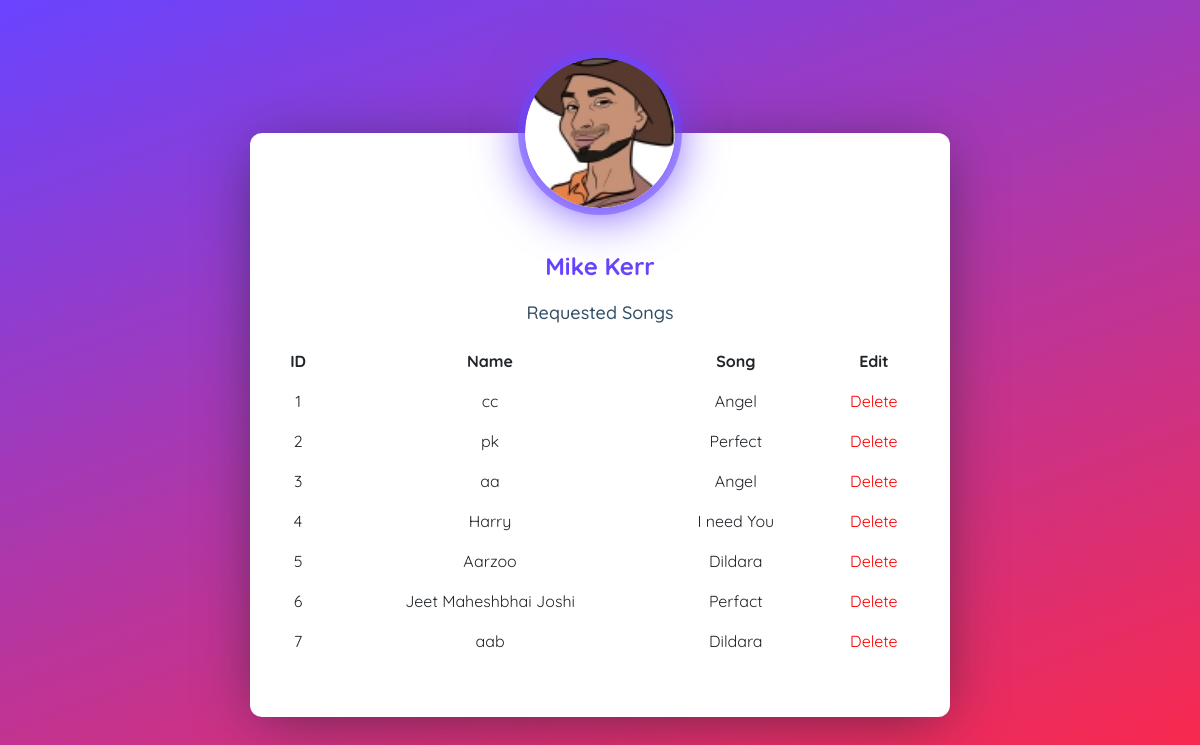
/tasks/, run on the app's committed database.
### tasks/models.py (models this page shows, shortened)
class User_Request(models.Model):
    name = models.CharField(verbose_name="Name", max_length=500)
    contact = models.IntegerField(verbose_name="Phone", unique=True, primary_key=True)
    song = models.CharField(verbose_name="Song", max_length=100, choices=Songs.choices)

### tasks/views.py (the view)
# urls.py: path('', views.TaskListView.as_view(), name='task_list'),
class TaskListView(ListView):
    model = User_Request
    context_object_name = 'tasks'

### tasks/templates/tasks/user_request_list.html (shortened to what this page needs)
{% load static %}
<!DOCTYPE html>
<html lang="en">
<head>
  <link rel="stylesheet" href="https://cdnjs.cloudflare.com/ajax/libs/normalize/5.0.0/normalize.min.css">
  <link href="https://cdn.jsdelivr.net/npm/bootstrap@5.3.0/dist/css/bootstrap.min.css" rel="stylesheet">
<link rel="stylesheet" href="{% static 'style.css' %}">
</head>
<body>
<div class="wrapper">
  <div class="profile-card js-profile-card">
    <div class="profile-card__img">
      <img src="{% static 'Mike.jpeg' %}" alt="profile card">
    </div>
    <div class="profile-card__cnt js-profile-cnt">
      <div class="profile-card__name">Mike Kerr</div>
      <div class="profile-card__txt">Requested Songs </div>
      <table class="table table-borderless">
        <tr>
            <th>ID</th>
            <th>Name</th>
            <th>Song</th>
            <th>Edit</th>
        </tr>
        <tr>{% for task in tasks %}
            <td>{{ forloop.counter }}</td>
            <td>{{ task.name }}</td>
            <td>{{ task.song }}</td>
            <td><a class="delete" href="{% url 'tasks:task_delete' task.contact %}">Delete</a></td>
        </tr>
        {% endfor %}
      </table>
  </div>
</div>
</body>
</html>

### tasks/static/style.css (style rules this page uses)
html { position: relative; overflow-x: hidden !important; }
* { box-sizing: border-box; }
body { font-family: "Quicksand", sans-serif; color: #324e63; }
a, a:hover { text-decoration: none; }
.wrapper { width: 100%; width: 100%; height: auto; min-height: 100vh; padding: 50px 20px; padding-top: 100px; display: flex; background-image: linear-gradient(-20deg, #ff2846 0%, #6944ff 100%); display: flex; background-image: linear-gradient(-20deg, #ff2846 0%, #6944ff 100%); }
.profile-card { width: 100%; min-height: 460px; margin: auto; box-shadow: 0px 8px 60px -10px rgba(13, 28, 39, 0.6); background: #fff; border-radius: 12px; max-width: 700px; position: relative; }
.profile-card__img { width: 150px; height: 150px; margin-left: auto; margin-right: auto; transform: translateY(-50%); border-radius: 50%; overflow: hidden; position: relative; z-index: 4; box-shadow: 0px 5px 50px 0px #6c44fc, 0px 0px 0px 7px rgba(107, 74, 255, 0.5); }
.profile-card__img img { display: block; width: 100%; height: 100%; object-fit: cover; border-radius: 50%; }
.profile-card__cnt { margin-top: -35px; text-align: center; padding: 0 20px; padding-bottom: 40px; transition: all 0.3s; }
.profile-card__name { font-weight: 700; font-size: 24px; color: #6944ff; margin-bottom: 15px; }
.profile-card__txt { font-size: 18px; font-weight: 500; color: #324e63; margin-bottom: 15px; }

### tasks/templates/tasks/user_request_list.html (style rules this page uses)
.delete { color: red; }

### data on the page
User_Request: name "cc", song "Angel"
User_Request: name "pk", song "Perfect"
User_Request: name "aa", song "Angel"
User_Request: name "Harry", song "I need You"
User_Request: name "Aarzoo", song "Dildara"
User_Request: name "Jeet Maheshbhai Joshi", song "Perfact"
User_Request: name "aab", song "Dildara"
